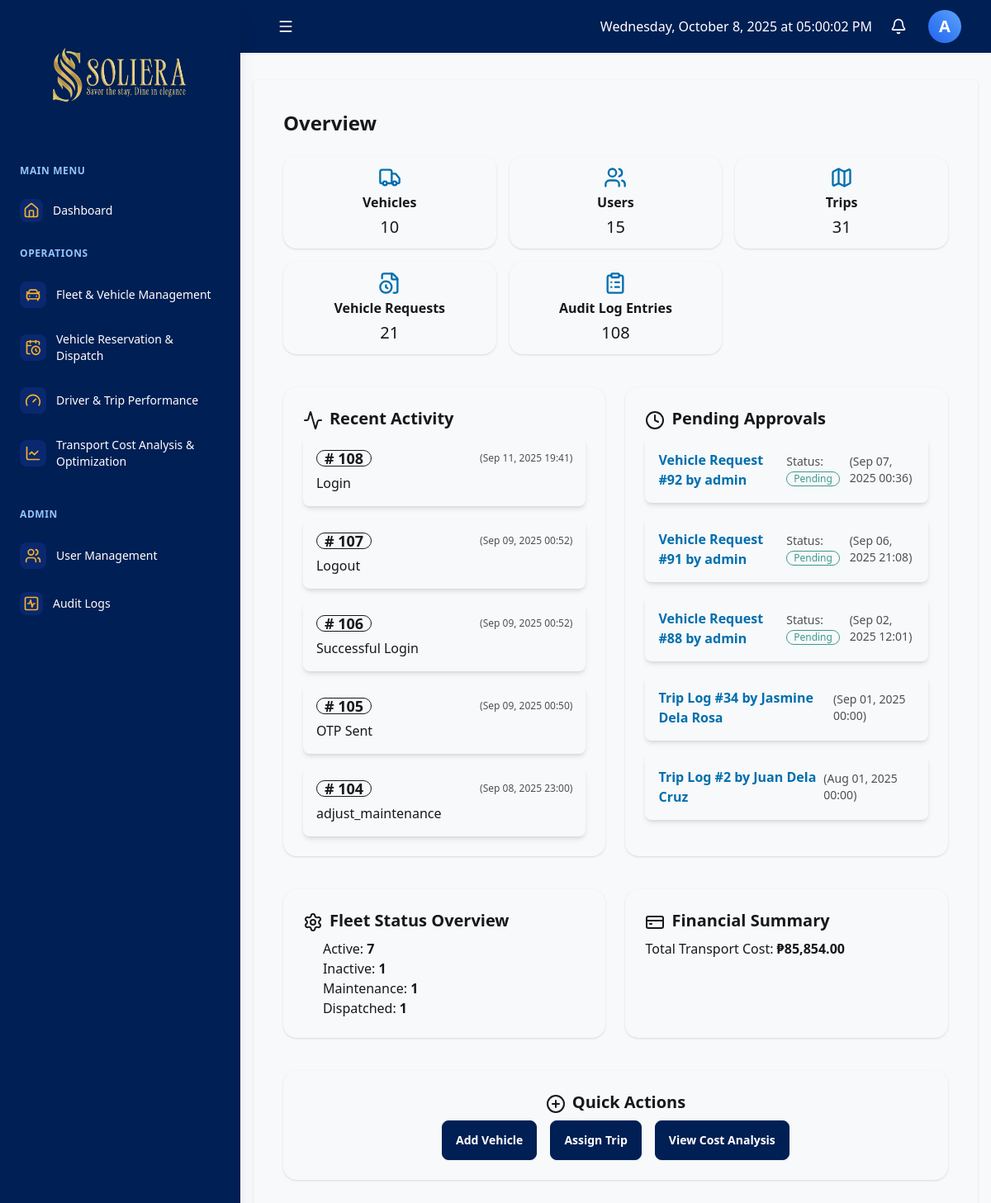
The page /dashboard.php (signed in) on the database as committed earlier.
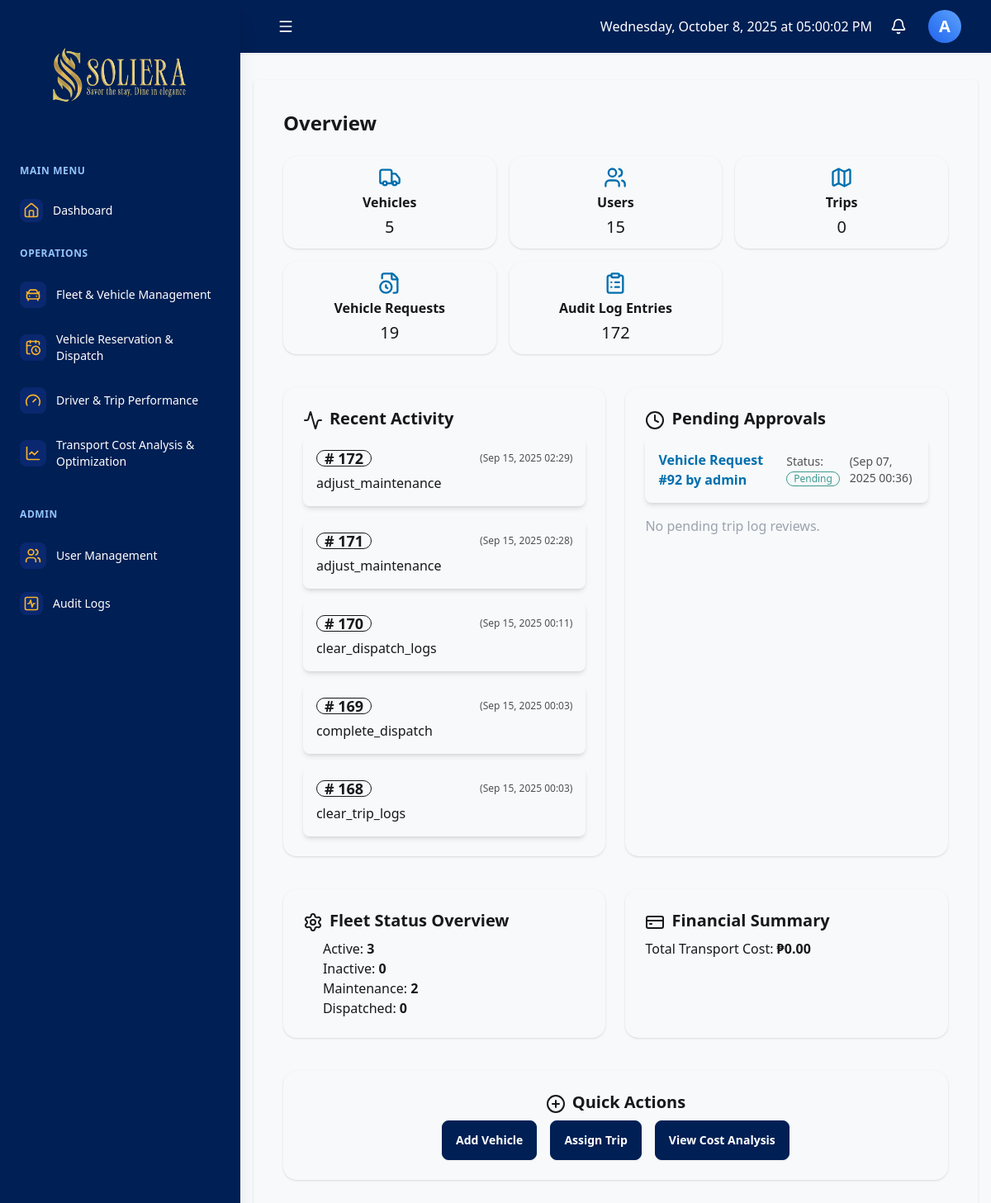
The same page on the database as committed later.
### tables this page shows
CREATE TABLE `audit_log` (
  `id` int(11) NOT NULL,
  `module` varchar(32) NOT NULL,
  `action` varchar(64) NOT NULL,
  `record_id` int(11) DEFAULT NULL,
  `user` varchar(64) NOT NULL,
  `details` text DEFAULT NULL,
  `timestamp` datetime DEFAULT current_timestamp()
);

CREATE TABLE `vehicle_requests` (
  `id` int(11) NOT NULL,
  `requester_id` int(11) NOT NULL,
  `request_date` datetime NOT NULL,
  `reservation_date` date DEFAULT NULL,
  `expected_return` date DEFAULT NULL,
  `purpose` text DEFAULT NULL,
  `origin` varchar(255) DEFAULT NULL,
  `destination` varchar(255) DEFAULT NULL,
  `requested_vehicle_type` varchar(100) DEFAULT NULL,
  `requested_driver_id` int(11) DEFAULT NULL,
  `status` enum('Pending','Approved','Denied','Dispatched','Completed') DEFAULT 'Pending',
  `approved_by` int(11) DEFAULT NULL,
  `approved_at` datetime DEFAULT NULL,
  `dispatched_at` datetime DEFAULT NULL,
  `completed_at` datetime DEFAULT NULL,
  `notes` text DEFAULT NULL
);

CREATE TABLE `users` (
  `id` int(11) NOT NULL,
  `eid` varchar(100) NOT NULL,
  `full_name` varchar(255) NOT NULL,
  `email` varchar(150) NOT NULL,
  `password` varchar(255) NOT NULL,
  `role` enum('admin','requester','driver','staff','manager','supervisor') NOT NULL DEFAULT 'staff',
  `created_at` timestamp NOT NULL DEFAULT current_timestamp()
);

CREATE TABLE `driver_trips` (
  `id` int(11) NOT NULL,
  `driver_id` int(11) NOT NULL,
  `vehicle_id` int(11) NOT NULL,
  `trip_date` date NOT NULL,
  `start_time` datetime NOT NULL,
  `end_time` datetime DEFAULT NULL,
  `distance_traveled` decimal(10,2) DEFAULT NULL,
  `fuel_consumed` decimal(10,2) DEFAULT NULL,
  `idle_time` int(11) DEFAULT NULL,
  `average_speed` decimal(10,2) DEFAULT NULL,
  `performance_score` decimal(5,2) DEFAULT NULL,
  `validation_status` enum('pending','valid','invalid') DEFAULT 'pending',
  `validation_message` text DEFAULT NULL,
  `supervisor_review_status` enum('pending','approved','rejected') DEFAULT 'pending',
  `supervisor_remarks` text DEFAULT NULL,
  `created_at` timestamp NOT NULL DEFAULT current_timestamp(),
  `updated_at` timestamp NOT NULL DEFAULT current_timestamp() ON UPDATE current_timestamp(),
  `cargo_weight` decimal(10,2) DEFAULT 0.00,
  `vehicle_capacity` decimal(10,2) DEFAULT 0.00
);

### includes/dashboard_admin.php (the view, shortened to what the changed rows need)
<?php
require_once __DIR__ . '/functions.php';
function get_count($table)
{
  global $conn;
  $sql = "SELECT COUNT(*) as cnt FROM $table";
  $result = $conn->query($sql);
  if ($result && $row = $result->fetch_assoc()) {
    return $row['cnt'];
  }
  return 0;
}
$vehicle_count = get_count('fleet_vehicles');
$user_count = get_count('users');
$trip_count = get_count('driver_trips');
$pending_requests = get_count('vehicle_requests');
$audit_count = get_count('audit_log');
?>
<div class="text-2xl font-bold mb-4">Overview</div>
<div class="grid grid-cols-1 md:grid-cols-2 lg:grid-cols-3 gap-4">
  <div class="card bg-base-100 shadow p-3 flex flex-col items-center">
    <i data-lucide="truck" class="w-7 h-7 text-info mb-1"></i>
    <div class="text-base font-bold">Vehicles</div>
    <div class="text-xl mt-1"><?php echo $vehicle_count; ?></div>
  </div>
  <div class="card bg-base-100 shadow p-3 flex flex-col items-center">
    <i data-lucide="users" class="w-7 h-7 text-info mb-1"></i>
    <div class="text-base font-bold">Users</div>
    <div class="text-xl mt-1"><?php echo $user_count; ?></div>
  </div>
  <div class="card bg-base-100 shadow p-3 flex flex-col items-center">
    <i data-lucide="map" class="w-7 h-7 text-info mb-1"></i>
    <div class="text-base font-bold">Trips</div>
    <div class="text-xl mt-1"><?php echo $trip_count; ?></div>
  </div>
  <div class="card bg-base-100 shadow p-3 flex flex-col items-center">
    <i data-lucide="file-clock" class="w-7 h-7 text-info mb-1"></i>
    <div class="text-base font-bold">Vehicle Requests</div>
    <div class="text-xl mt-1"><?php echo $pending_requests; ?></div>
  </div>
  <div class="card bg-base-100 shadow p-3 flex flex-col items-center">
    <i data-lucide="clipboard-list" class="w-7 h-7 text-info mb-1"></i>
    <div class="text-base font-bold">Audit Log Entries</div>
    <div class="text-xl mt-1"><?php echo $audit_count; ?></div>
  </div>
</div>
<div class="grid grid-cols-1 md:grid-cols-2 gap-6 mt-8">
  <div class="card bg-base-100 shadow p-6">
    <div class="text-xl font-bold mb-2"><i data-lucide="activity" class="inline w-6 h-6 mr-2"></i>Recent Activity</div>
    <ul class="grid gap-4 sm:grid-cols-1">
      <?php
      $result = $conn->query("SELECT action, id, timestamp FROM audit_log ORDER BY timestamp DESC LIMIT 5");
      if ($result) {
        while ($row = $result->fetch_assoc()) {
          $now = new DateTime('now', new DateTimeZone('Asia/Manila'));
          $tsObj = DateTime::createFromFormat('Y-m-d H:i:s', $row['timestamp'], new DateTimeZone('Asia/Manila'));
          if ($tsObj === false) {
            $ago = 'just now';
          } else {
            $diff = $now->getTimestamp() - $tsObj->getTimestamp();
            if ($diff < 0) {
              $ago = 'just now';
            } elseif ($diff < 60) {
              $ago = $diff . 's ago';
            } elseif ($diff < 3600) {
              $ago = floor($diff / 60) . 'm ago';
            } elseif ($diff < 86400) {
              $ago = floor($diff / 3600) . 'h ago';
            } else {
              $ago = $tsObj->format('M d, Y H:i');
            }
          }
          echo "
          <li class='card bg-base-100 shadow-md hover:shadow-lg transition rounded-lg p-4'>
            <div class='flex flex-col gap-2 md:flex-row md:gap-0  items-center justify-between'>
              <h2 class='card-title text-lg font-bold badge badge-outline'># {$row['id']}</h2>
              <span class='text-xs text-center md:text-left opacity-75'>($ago)</span>
            </div>
            <p class='text-md mt-2 text-center md:text-left'>{$row['action']}</p>
          </li>
          ";
        }
      }
      ?>
    </ul>
  </div>
  <div class="card bg-base-100 shadow p-6">
    <div class="text-xl font-bold mb-2"><i data-lucide="clock" class="inline w-6 h-6 mr-2"></i>Pending Approvals</div>
    <ul class="grid gap-4 grid-cols-1">
      <?php
      $pendingVehicleRequests = [];
      $result = $conn->query("SELECT id, requester_id, request_date, status FROM vehicle_requests WHERE status = 'Pending' ORDER BY request_date DESC LIMIT 10");
      if ($result) {
        while ($row = $result->fetch_assoc()) {
          $pendingVehicleRequests[] = $row;
        }
      }
      if (count($pendingVehicleRequests) > 0) {
        foreach ($pendingVehicleRequests as $row) {
          $requesterName = '';
          $userQ = $conn->query("SELECT full_name FROM users WHERE id = " . intval($row['requester_id']));
          if ($userQ && $u = $userQ->fetch_assoc()) {
            $requesterName = $u['full_name'];
          }
          $vrdsLink = "dashboard.php?module=vrds&highlight_request=" . $row['id'];
          $now = new DateTime('now', new DateTimeZone('Asia/Manila'));
          $tsObj = DateTime::createFromFormat('Y-m-d H:i:s', $row['request_date'], new DateTimeZone('Asia/Manila'));
          if ($tsObj === false) {
            $ago = 'just now';
          } else {
            $diff = $now->getTimestamp() - $tsObj->getTimestamp();
            if ($diff < 0) {
              $ago = 'just now';
            } elseif ($diff < 60) {
              $ago = $diff . 's ago';
            } elseif ($diff < 3600) {
              $ago = floor($diff / 60) . 'm ago';
            } elseif ($diff < 86400) {
              $ago = floor($diff / 3600) . 'h ago';
            } else {
              $ago = $tsObj->format('M d, Y H:i');
            }
          }
          echo "
          <li class='card bg-base-100 shadow-md hover:shadow-lg transition rounded-lg p-4'>
            <div class='flex flex-col sm:flex-row sm:items-center sm:justify-between gap-2'>
              <a href='$vrdsLink' class='text-info font-semibold hover:underline text-sm sm:text-base'>
                Vehicle Request #{$row['id']} by <b>{$requesterName}</b>
              </a>
              <div class='text-sm opacity-75 flex flex-col md:flex-row items-center gap-2 font-medium'>
                <span>Status: <span class='badge badge-outline badge-secondary badge-sm p-2'>{$row['status']}</span></span>
                <span>($ago)</span>
              </div>
            </div>
          </li>
          ";
        }
      } else {
        echo "<li class='text-gray-400'>No pending vehicle requests.</li>";
      }
      $pendingTripLogs = [];
      $tripResult = $conn->query("SELECT id, driver_id, trip_date FROM driver_trips WHERE supervisor_review_status = 'pending' ORDER BY trip_date DESC LIMIT 3");
      if ($tripResult) {
        while ($row = $tripResult->fetch_assoc()) {
          $driverName = '';
          $driverQ = $conn->query("SELECT driver_name FROM drivers WHERE id = " . intval($row['driver_id']));
          if ($driverQ && $d = $driverQ->fetch_assoc()) {
            $driverName = $d['driver_name'];
          }
          $row['driver_name'] = $driverName;
          $pendingTripLogs[] = $row;
        }
      }
      if (count($pendingTripLogs) > 0) {
        foreach ($pendingTripLogs as $row) {
          $tripLink = "dashboard.php?module=driver_trip&highlight_trip=" . $row['id'];
          $now = time();
          $ts = strtotime($row['trip_date']);
          $diff = $now - $ts;
          if ($diff < 60) {
            $ago = $diff . 's ago';
          } elseif ($diff < 3600) {
            $ago = floor($diff / 60) . 'm ago';
          } elseif ($diff < 86400) {
            $ago = floor($diff / 3600) . 'h ago';
          } else {
            $ago = date('M d, Y H:i', $ts);
          }
          echo "
          <li class='card bg-base-100 shadow-md hover:shadow-lg transition rounded-lg p-4'>
            <div class='flex flex-col sm:flex-row sm:items-center sm:justify-between gap-2'>
              <a href='$tripLink' class='text-info font-semibold hover:underline text-sm sm:text-base'>
              Trip Log #{$row['id']} by <b>{$row['driver_name']}</b>
              </a>
              <span class='text-sm opacity-75'>($ago)</span>
            </div>
          </li>
          ";
        }
      } else {
        echo "<li class='text-gray-400'>No pending trip log reviews.</li>";
      }
      ?>
    </ul>
  </div>
</div>
<div class="grid grid-cols-1 md:grid-cols-2 gap-6 mt-8">
  <div class="card bg-base-100 shadow p-6">
    <div class="text-xl font-bold mb-2"><i data-lucide="settings" class="inline w-6 h-6 mr-2"></i>Fleet Status Overview</div>
    <?php
    $active = get_count_where('fleet_vehicles', "status = 'active'");
    $inactive = get_count_where('fleet_vehicles', "status = 'inactive'");
    $maintenance = get_count_where('fleet_vehicles', "status = 'under maintenance'");
    $dispatch = get_count_where('fleet_vehicles', "status = 'dispatched'");
    ?>
    <ul class="ml-6">
      <li>Active: <b><?php echo $active; ?></b></li>
      <li>Inactive: <b><?php echo $inactive; ?></b></li>
      <li>Maintenance: <b><?php echo $maintenance; ?></b></li>
      <li>Dispatched: <b><?php echo $dispatch; ?></b></li>
    </ul>
  </div>
  <div class="card bg-base-100 shadow p-6">
    <div class="text-xl font-bold mb-2"><i data-lucide="credit-card" class="inline w-6 h-6 mr-2"></i>Financial Summary</div>
    <?php
    $cost_result = $conn->query("SELECT SUM(total_cost) as total_cost FROM transport_costs");
    if ($cost_result && ($row = $cost_result->fetch_assoc())) {
      $total_cost = $row['total_cost'] ? $row['total_cost'] : 0;
      echo '<div>Total Transport Cost: <b>₱' . number_format($total_cost, 2) . '</b></div>';
    } else {
      echo '<div class="text-gray-400">No cost data available.</div>';
    }
    ?>
  </div>
</div>
<div class="grid grid-cols-1 gap-6 mt-8">
  <div class="card bg-base-100 shadow p-6 flex flex-col items-center">
    <div class="text-xl font-bold mb-2"><i data-lucide="plus-circle" class="inline w-6 h-6 mr-2"></i>Quick Actions</div>
    <div class="flex flex-col md:flex-row gap-4">
      <a href="dashboard.php?module=fvm" class="btn btn-primary">Add Vehicle</a>
      <a href="dashboard.php?module=driver_trip" class="btn btn-primary">Assign Trip</a>
      <a href="dashboard.php?module=tcao" class="btn btn-primary">View Cost Analysis</a>
    </div>
  </div>
</div>
<?php
function get_count_where($table, $where)
{
  global $conn;
  $sql = "SELECT COUNT(*) as cnt FROM $table WHERE $where";
  $result = $conn->query($sql);
  if ($result && $row = $result->fetch_assoc()) {
    return $row['cnt'];
  }
  return 0;
}
?>

Rows that differ between the two databases and show on the page:
no longer on this page (row unchanged): audit_log: id "108", timestamp "Sep 11, 2025 19:41", action "Login"
no longer on this page (row unchanged): audit_log: id "107", timestamp "Sep 09, 2025 00:52", action "Logout"
no longer on this page (row unchanged): audit_log: id "106", timestamp "Sep 09, 2025 00:52", action "Successful Login"
no longer on this page (row unchanged): audit_log: id "105", timestamp "Sep 09, 2025 00:50", action "OTP Sent"
no longer on this page (row unchanged): audit_log: id "104", timestamp "Sep 08, 2025 23:00", action "adjust_maintenance"
removed vehicle_requests: id "91", requester.full_name "admin", status "Pending", request_date "Sep 06, 2025 21:08"
removed vehicle_requests: id "88", requester.full_name "admin", status "Pending", request_date "Sep 02, 2025 12:01"
removed driver_trips: id "34", driver_name "Jasmine Dela Rosa", trip_date "Sep 01, 2025 00:00"
removed driver_trips: id "2", driver_name "Juan Dela Cruz", trip_date "Aug 01, 2025 00:00"
added audit_log: id "172", timestamp "Sep 15, 2025 02:29", action "adjust_maintenance"
added audit_log: id "171", timestamp "Sep 15, 2025 02:28", action "adjust_maintenance"
added audit_log: id "170", timestamp "Sep 15, 2025 00:11", action "clear_dispatch_logs"
added audit_log: id "169", timestamp "Sep 15, 2025 00:03", action "complete_dispatch"
added audit_log: id "168", timestamp "Sep 15, 2025 00:03", action "clear_trip_logs"
Other text that changed with them:
$vehicle_count: "10" → "5"
$trip_count: "31" → "0"
$pending_requests: "21" → "19"
$audit_count: "108" → "172"
$active: "7" → "3"
$inactive: "1" → "0"
$maintenance: "1" → "2"
$dispatch: "1" → "0"
$total_cost: "85,854.00" → "0.00"
text now shown: "No pending trip log reviews."
